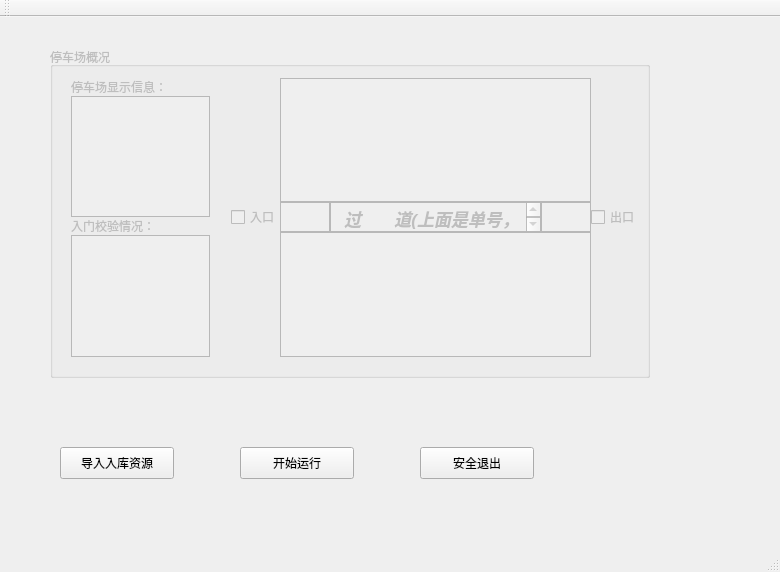
<?xml version="1.0" encoding="UTF-8"?>
<ui version="4.0">
 <class>parklot</class>
 <widget class="QMainWindow" name="parklot">
  <property name="geometry">
   <rect>
    <x>0</x>
    <y>0</y>
    <width>780</width>
    <height>572</height>
   </rect>
  </property>
  <property name="windowTitle">
   <string>parklot</string>
  </property>
  <widget class="QWidget" name="centralWidget">
   <widget class="QGroupBox" name="groupBox">
    <property name="enabled">
     <bool>false</bool>
    </property>
    <property name="geometry">
     <rect>
      <x>50</x>
      <y>30</y>
      <width>600</width>
      <height>331</height>
     </rect>
    </property>
    <property name="maximumSize">
     <size>
      <width>800</width>
      <height>1200</height>
     </size>
    </property>
    <property name="title">
     <string>停车场概况</string>
    </property>
    <widget class="QWidget" name="horizontalLayoutWidget">
     <property name="geometry">
      <rect>
       <x>170</x>
       <y>20</y>
       <width>431</width>
       <height>301</height>
      </rect>
     </property>
     <layout class="QHBoxLayout" name="horizontalLayout_2">
      <property name="spacing">
       <number>0</number>
      </property>
      <item>
       <widget class="QCheckBox" name="checkInBox">
        <property name="enabled">
         <bool>false</bool>
        </property>
        <property name="maximumSize">
         <size>
          <width>80</width>
          <height>30</height>
         </size>
        </property>
        <property name="text">
         <string>入口</string>
        </property>
       </widget>
      </item>
      <item>
       <layout class="QVBoxLayout" name="verticalLayout">
        <property name="spacing">
         <number>0</number>
        </property>
        <item>
         <widget class="QTextEdit" name="textEdit1">
          <property name="enabled">
           <bool>false</bool>
          </property>
          <property name="documentTitle">
           <string/>
          </property>
          <property name="placeholderText">
           <string/>
          </property>
         </widget>
        </item>
        <item>
         <layout class="QHBoxLayout" name="horizontalLayout">
          <property name="spacing">
           <number>0</number>
          </property>
          <item>
           <widget class="QTextEdit" name="textEditIn">
            <property name="enabled">
             <bool>false</bool>
            </property>
            <property name="maximumSize">
             <size>
              <width>50</width>
              <height>30</height>
             </size>
            </property>
           </widget>
          </item>
          <item>
           <widget class="QTextEdit" name="textEdit_3">
            <property name="enabled">
             <bool>false</bool>
            </property>
            <property name="maximumSize">
             <size>
              <width>16777215</width>
              <height>30</height>
             </size>
            </property>
            <property name="html">
             <string>&lt;!DOCTYPE HTML PUBLIC &quot;-//W3C//DTD HTML 4.0//EN&quot; &quot;http://www.w3.org/TR/REC-html40/strict.dtd&quot;&gt;
&lt;html&gt;&lt;head&gt;&lt;meta name=&quot;qrichtext&quot; content=&quot;1&quot; /&gt;&lt;style type=&quot;text/css&quot;&gt;
p, li { white-space: pre-wrap; }
&lt;/style&gt;&lt;/head&gt;&lt;body style=&quot; font-family:'.SF NS Text'; font-size:13pt; font-weight:400; font-style:normal;&quot;&gt;
&lt;p style=&quot; margin-top:0px; margin-bottom:0px; margin-left:0px; margin-right:0px; -qt-block-indent:0; text-indent:0px;&quot;&gt;&lt;span style=&quot; font-weight:600; font-style:italic;&quot;&gt;  过       道(上面是单号，下面是双号)&lt;/span&gt;&lt;/p&gt;&lt;/body&gt;&lt;/html&gt;</string>
            </property>
           </widget>
          </item>
          <item>
           <widget class="QTextEdit" name="textEditOut">
            <property name="enabled">
             <bool>false</bool>
            </property>
            <property name="maximumSize">
             <size>
              <width>50</width>
              <height>30</height>
             </size>
            </property>
           </widget>
          </item>
         </layout>
        </item>
        <item>
         <widget class="QTextEdit" name="textEdit2">
          <property name="enabled">
           <bool>false</bool>
          </property>
         </widget>
        </item>
       </layout>
      </item>
      <item>
       <widget class="QCheckBox" name="checkOutBox">
        <property name="enabled">
         <bool>false</bool>
        </property>
        <property name="maximumSize">
         <size>
          <width>50</width>
          <height>30</height>
         </size>
        </property>
        <property name="text">
         <string>出口</string>
        </property>
        <property name="autoRepeatDelay">
         <number>298</number>
        </property>
       </widget>
      </item>
     </layout>
    </widget>
    <widget class="QWidget" name="verticalLayoutWidget_2">
     <property name="geometry">
      <rect>
       <x>10</x>
       <y>20</y>
       <width>161</width>
       <height>301</height>
      </rect>
     </property>
     <layout class="QVBoxLayout" name="verticalLayout_2">
      <property name="spacing">
       <number>0</number>
      </property>
      <item>
       <widget class="QLabel" name="label_2">
        <property name="enabled">
         <bool>false</bool>
        </property>
        <property name="maximumSize">
         <size>
          <width>16777215</width>
          <height>30</height>
         </size>
        </property>
        <property name="text">
         <string>停车场显示信息：</string>
        </property>
       </widget>
      </item>
      <item>
       <widget class="QTextEdit" name="parkInfoView"/>
      </item>
      <item>
       <widget class="QLabel" name="label">
        <property name="maximumSize">
         <size>
          <width>16777215</width>
          <height>80</height>
         </size>
        </property>
        <property name="text">
         <string>入门校验情况：</string>
        </property>
       </widget>
      </item>
      <item>
       <widget class="QTextEdit" name="checkInListView"/>
      </item>
     </layout>
    </widget>
   </widget>
   <widget class="QPushButton" name="startBtn">
    <property name="geometry">
     <rect>
      <x>240</x>
      <y>430</y>
      <width>114</width>
      <height>32</height>
     </rect>
    </property>
    <property name="text">
     <string>开始运行</string>
    </property>
   </widget>
   <widget class="QPushButton" name="safequit">
    <property name="geometry">
     <rect>
      <x>420</x>
      <y>430</y>
      <width>114</width>
      <height>32</height>
     </rect>
    </property>
    <property name="text">
     <string>安全退出</string>
    </property>
   </widget>
   <widget class="QPushButton" name="pushButton">
    <property name="geometry">
     <rect>
      <x>60</x>
      <y>430</y>
      <width>114</width>
      <height>32</height>
     </rect>
    </property>
    <property name="text">
     <string>导入入库资源</string>
    </property>
   </widget>
  </widget>
  <widget class="QMenuBar" name="menuBar">
   <property name="geometry">
    <rect>
     <x>0</x>
     <y>0</y>
     <width>780</width>
     <height>22</height>
    </rect>
   </property>
  </widget>
  <widget class="QToolBar" name="mainToolBar">
   <attribute name="toolBarArea">
    <enum>TopToolBarArea</enum>
   </attribute>
   <attribute name="toolBarBreak">
    <bool>false</bool>
   </attribute>
  </widget>
  <widget class="QStatusBar" name="statusBar"/>
 </widget>
 <layoutdefault spacing="6" margin="11"/>
 <resources/>
 <connections/>
</ui>
